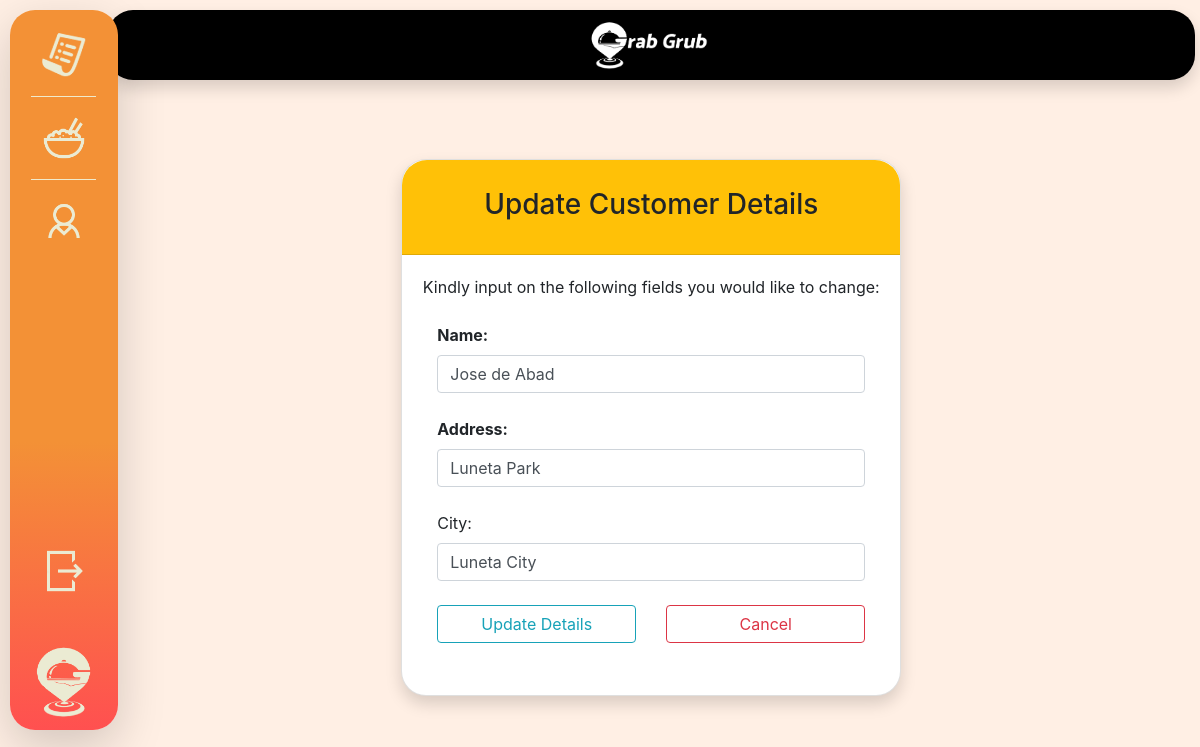
Screenshot of /update_customer_details/1 with the database file from the repository.
### Kiosk/models.py (models this page shows, shortened)
class Customer(models.Model):
    name = models.CharField(max_length=300)
    address = models.CharField(max_length=300)
    city = models.CharField(max_length=300)
    objects = models.Manager()

### Kiosk/views.py (the view)
# urls.py: path('update_customer_details/<int:pk>', views.update_customer_details, name="update_customer_details"),
def update_customer_details(request, pk):
    if(request.method == "POST"):
        name = request.POST.get("name")
        address = request.POST.get("address")
        city = request.POST.get("city")
        namelower = name.lower()
        clist = Customer.objects.filter()
        clistlower = []
        for cobject in clist:
            cobjectlower = cobject.getName().lower()
            clistlower.append(cobjectlower)
        oldCustomer = get_object_or_404(Customer, pk=pk)
        if(namelower == oldCustomer.getName().lower()):
            if(address == oldCustomer.getAddress() and city == oldCustomer.getCity()):
                messages.error(request, "Supplied details are identical")
                c = get_object_or_404(Customer, pk=pk)
                return render(request, "Kiosk/update_customer_details.html", {'c':c})
            else:
                Customer.objects.filter(pk=pk).update(address=address, city=city)
                messages.info(request, 'Successfully updated customer details')
                return redirect('view_customers')
        elif(namelower in clistlower):
            messages.error(request, 'Customer name is taken')
            c = get_object_or_404(Customer, pk=pk)
            return render(request, "Kiosk/update_customer_details.html", {'c':c})
        else:
            Customer.objects.filter(pk=pk).update(name=name, address=address, city=city)
            messages.info(request, 'Successfully updated customer details')
            return redirect('view_customers')
    else:
        c = get_object_or_404(Customer, pk=pk)
        return render(request, 'Kiosk/update_customer_details.html', {'c':c})

### Kiosk/templates/Kiosk/update_customer_details.html (shortened to what this page needs)
{% extends 'Kiosk/base.html' %}
{% load static %}
        {% block content %}
        <div class="card shadow" style="width:500px; border-radius: 25px;">
            <div class="card-header bg-warning text-center" style="border-top-left-radius: 25px; border-top-right-radius:25px;">
                <div class="row card-title justify-content-center">
                    <h3 class="mt-3">Update Customer Details</h3>
                </div>
            </div>
            <div class="card-body">
                <div class="row">
                    <div class="col mb-3">
                        <div class="text-center">
                            Kindly input on the following fields you would like to change:
                        </div>
                        <br>
                        <form action="{% url 'update_customer_details' pk=c.pk %}" method="POST"> {% csrf_token %}
                            <div class="col">
                            <label for="name"> <b>Name:</b> </label>
                            <input type="text" name="name" id="name" class="w-100 form-control" value="{{c.name}}" required>
                            <br>
                            <label for="address"> <b> Address: </b> </label>
                            <input type="text" name="address" id="address" class="w-100 form-control" value="{{c.address}}" required>
                            <br>
                            <label for="city">City: </label>
                            <input type="text" name="city" id="city" class="w-100 form-control" value="{{c.city}}" required>
                            <br>
                            <div class="row justify-content-center">
                                <div class="col-6">
                                    <input type="submit" value="Update Details" class="btn btn-outline-info w-100">
                                </div>
                                <div class="col-6">
                                    <a href="{% url 'view_customers' %}" class="btn btn-outline-danger w-100">Cancel</a>
                                </div>
                            </div>
                        </form>
                    </div>
                </div>
            </div>
        </div>
        {% endblock %}

### rows the page displays
Customer: name "Jose de Abad", address "Luneta Park", city "Luneta City"
